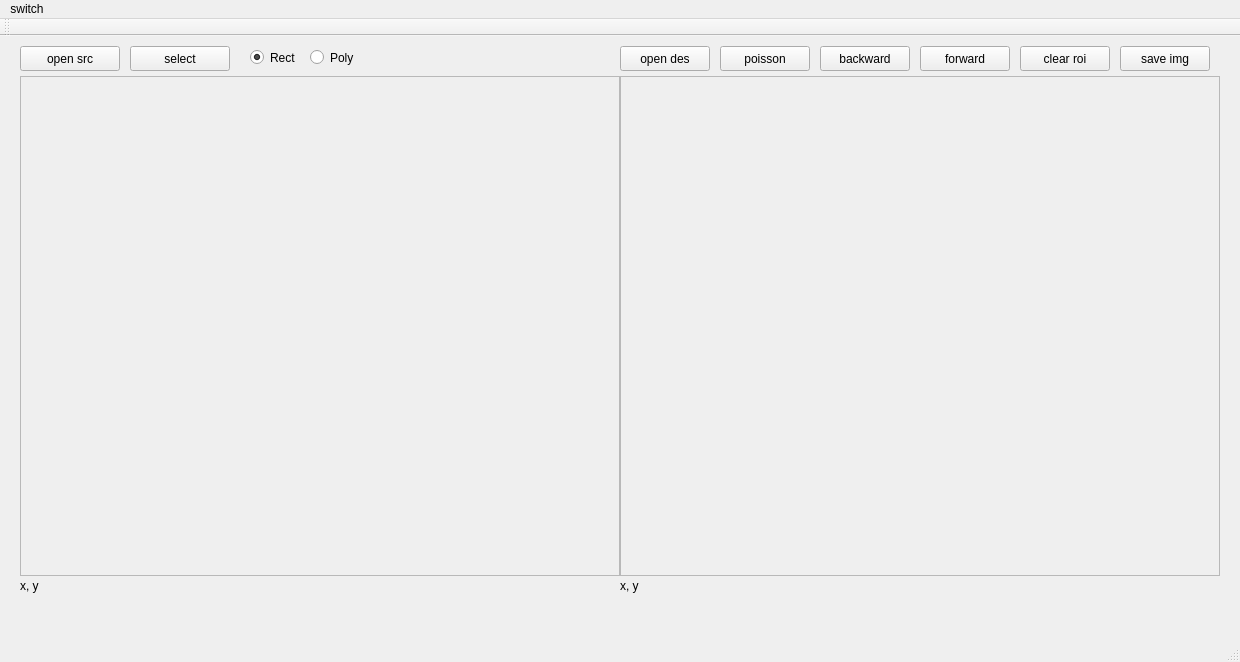
<?xml version="1.0" encoding="UTF-8"?>
<ui version="4.0">
 <class>MainWindow</class>
 <widget class="QMainWindow" name="MainWindow">
  <property name="geometry">
   <rect>
    <x>0</x>
    <y>0</y>
    <width>1240</width>
    <height>662</height>
   </rect>
  </property>
  <property name="windowTitle">
   <string>MainWindow</string>
  </property>
  <property name="iconSize">
   <size>
    <width>24</width>
    <height>24</height>
   </size>
  </property>
  <widget class="QWidget" name="centralWidget">
   <property name="mouseTracking">
    <bool>true</bool>
   </property>
   <widget class="QPushButton" name="open_src_img">
    <property name="geometry">
     <rect>
      <x>20</x>
      <y>10</y>
      <width>100</width>
      <height>25</height>
     </rect>
    </property>
    <property name="mouseTracking">
     <bool>true</bool>
    </property>
    <property name="text">
     <string>open src</string>
    </property>
   </widget>
   <widget class="QScrollArea" name="src_img_area">
    <property name="geometry">
     <rect>
      <x>20</x>
      <y>40</y>
      <width>600</width>
      <height>500</height>
     </rect>
    </property>
    <property name="widgetResizable">
     <bool>true</bool>
    </property>
    <widget class="QWidget" name="scrollAreaWidgetContents">
     <property name="geometry">
      <rect>
       <x>0</x>
       <y>0</y>
       <width>598</width>
       <height>498</height>
      </rect>
     </property>
    </widget>
   </widget>
   <widget class="QLabel" name="src_bottom_info">
    <property name="geometry">
     <rect>
      <x>20</x>
      <y>540</y>
      <width>600</width>
      <height>20</height>
     </rect>
    </property>
    <property name="text">
     <string>x, y</string>
    </property>
   </widget>
   <widget class="QScrollArea" name="des_img_area">
    <property name="geometry">
     <rect>
      <x>620</x>
      <y>40</y>
      <width>600</width>
      <height>500</height>
     </rect>
    </property>
    <property name="widgetResizable">
     <bool>true</bool>
    </property>
    <widget class="QWidget" name="scrollAreaWidgetContents_2">
     <property name="geometry">
      <rect>
       <x>0</x>
       <y>0</y>
       <width>598</width>
       <height>498</height>
      </rect>
     </property>
    </widget>
   </widget>
   <widget class="QLabel" name="des_bottom_info">
    <property name="geometry">
     <rect>
      <x>620</x>
      <y>540</y>
      <width>600</width>
      <height>20</height>
     </rect>
    </property>
    <property name="text">
     <string>x, y</string>
    </property>
   </widget>
   <widget class="QPushButton" name="open_des_img">
    <property name="geometry">
     <rect>
      <x>620</x>
      <y>10</y>
      <width>90</width>
      <height>25</height>
     </rect>
    </property>
    <property name="text">
     <string>open des</string>
    </property>
   </widget>
   <widget class="QPushButton" name="select_ok">
    <property name="geometry">
     <rect>
      <x>130</x>
      <y>10</y>
      <width>100</width>
      <height>25</height>
     </rect>
    </property>
    <property name="text">
     <string>select</string>
    </property>
   </widget>
   <widget class="QPushButton" name="poisson">
    <property name="geometry">
     <rect>
      <x>720</x>
      <y>10</y>
      <width>90</width>
      <height>25</height>
     </rect>
    </property>
    <property name="text">
     <string>poisson</string>
    </property>
   </widget>
   <widget class="QPushButton" name="save_img">
    <property name="geometry">
     <rect>
      <x>1120</x>
      <y>10</y>
      <width>90</width>
      <height>25</height>
     </rect>
    </property>
    <property name="text">
     <string>save img</string>
    </property>
   </widget>
   <widget class="QPushButton" name="backward">
    <property name="geometry">
     <rect>
      <x>820</x>
      <y>10</y>
      <width>90</width>
      <height>25</height>
     </rect>
    </property>
    <property name="text">
     <string>backward</string>
    </property>
   </widget>
   <widget class="QPushButton" name="forward">
    <property name="geometry">
     <rect>
      <x>920</x>
      <y>10</y>
      <width>90</width>
      <height>25</height>
     </rect>
    </property>
    <property name="text">
     <string>forward</string>
    </property>
   </widget>
   <widget class="QPushButton" name="clear_roi">
    <property name="geometry">
     <rect>
      <x>1020</x>
      <y>10</y>
      <width>90</width>
      <height>25</height>
     </rect>
    </property>
    <property name="text">
     <string>clear roi</string>
    </property>
   </widget>
   <widget class="QRadioButton" name="rect">
    <property name="geometry">
     <rect>
      <x>250</x>
      <y>10</y>
      <width>112</width>
      <height>23</height>
     </rect>
    </property>
    <property name="text">
     <string>Rect</string>
    </property>
    <property name="checked">
     <bool>true</bool>
    </property>
   </widget>
   <widget class="QRadioButton" name="poly">
    <property name="geometry">
     <rect>
      <x>310</x>
      <y>10</y>
      <width>112</width>
      <height>23</height>
     </rect>
    </property>
    <property name="text">
     <string>Poly</string>
    </property>
   </widget>
  </widget>
  <widget class="QMenuBar" name="menuBar">
   <property name="geometry">
    <rect>
     <x>0</x>
     <y>0</y>
     <width>1240</width>
     <height>25</height>
    </rect>
   </property>
   <widget class="QMenu" name="menupoisson">
    <property name="title">
     <string>switch</string>
    </property>
    <addaction name="actiongo_to_switch"/>
   </widget>
   <addaction name="menupoisson"/>
  </widget>
  <widget class="QToolBar" name="mainToolBar">
   <attribute name="toolBarArea">
    <enum>TopToolBarArea</enum>
   </attribute>
   <attribute name="toolBarBreak">
    <bool>false</bool>
   </attribute>
  </widget>
  <widget class="QStatusBar" name="statusBar"/>
  <action name="actionFile">
   <property name="text">
    <string>File</string>
   </property>
  </action>
  <action name="actionOpen">
   <property name="text">
    <string>Open</string>
   </property>
  </action>
  <action name="actionSave">
   <property name="text">
    <string>Save</string>
   </property>
  </action>
  <action name="actionAbout">
   <property name="text">
    <string>About</string>
   </property>
  </action>
  <action name="actionpoisson">
   <property name="text">
    <string>poisson</string>
   </property>
  </action>
  <action name="actionedit">
   <property name="text">
    <string>edit</string>
   </property>
  </action>
  <action name="actiongo_to_switch">
   <property name="text">
    <string>go to edit</string>
   </property>
  </action>
 </widget>
 <layoutdefault spacing="6" margin="11"/>
 <resources/>
 <connections/>
</ui>
